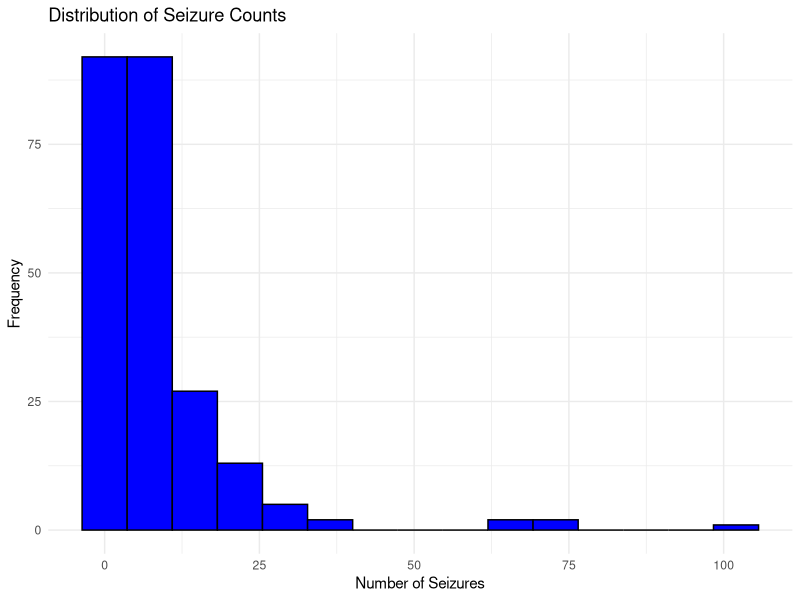
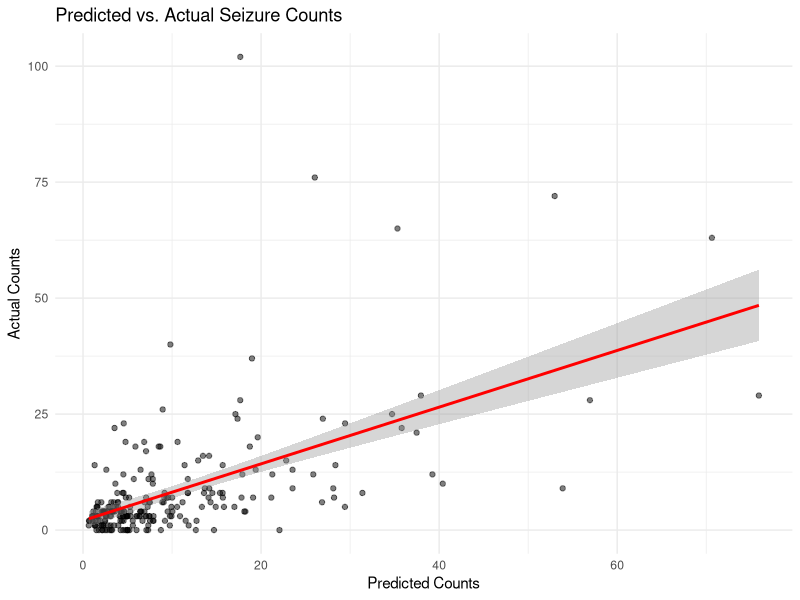
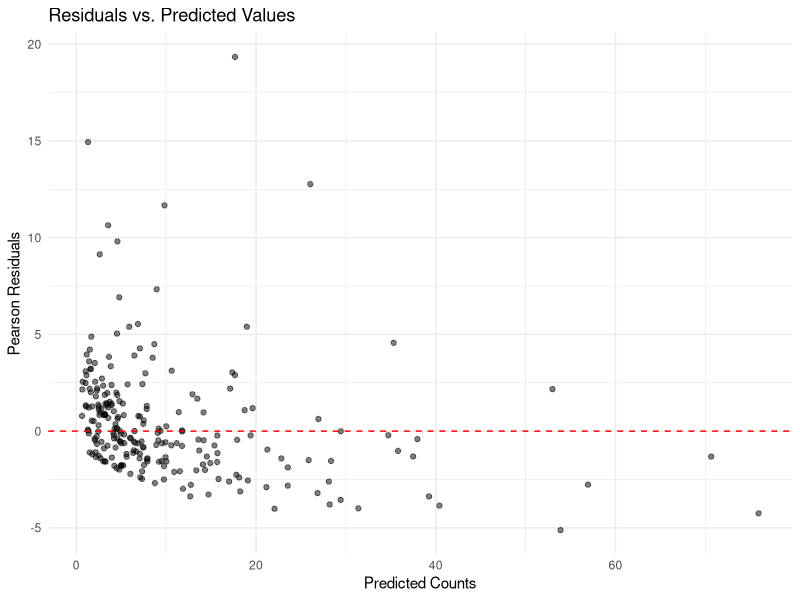

Here is the R script that generated these plots, in order:
## ---- chunk 1
knitr::opts_chunk$set(echo = TRUE)
## ---- chunk 2
library(tidyverse)
library(MASS)
## ---- chunk 3
data("epil")
glimpse(epil)
anyNA(epil)
## ---- chunk 4
summary(epil)
## ---- chunk 5
ggplot(epil, aes(x = y)) + 
  geom_histogram(bins = 15, fill = "blue", color = "black") +
  labs(title = "Distribution of Seizure Counts", x = "Number of Seizures", y = "Frequency") +
  theme_minimal()
## ---- chunk 6
poisson_model <- glm(y ~ trt + age + lbase + offset(log(period)), 
                     family = poisson, data = epil)
## ---- chunk 7
summary(poisson_model)
## ---- chunk 8
dispersion_ratio <- sum(residuals(poisson_model, type = "pearson")^2) / poisson_model$df.residual
dispersion_ratio
## ---- chunk 9
nb_model <- glm.nb(y ~ trt + age + lbase + offset(log(period)), data = epil)
## ---- chunk 10
summary(nb_model)
## ---- chunk 11
AIC(poisson_model, nb_model)
## ---- chunk 12
epil$predicted <- predict(nb_model, type = "response")

ggplot(epil, aes(x = predicted, y = y)) +
  geom_point(alpha = 0.5) +
  geom_smooth(method = "lm", color = "red") +
  labs(title = "Predicted vs. Actual Seizure Counts", x = "Predicted Counts", y = "Actual Counts") +
  theme_minimal()
## ---- chunk 13
new_data <- data.frame(trt = c(1, 0), age = c(30, 40), lbase = c(2, 3), period = c(10, 10))
new_data$trt <- factor(new_data$trt, levels = c(1, 0), labels = c("progabide", "placebo"))
## ---- chunk 14
new_data$predicted_seizures <- predict(nb_model, newdata = new_data, type = "response")
## ---- chunk 15
new_data
## ---- chunk 16
ggplot(epil, aes(x = predicted, y = residuals(poisson_model, type = "pearson"))) +
  geom_point(alpha = 0.5) +
  geom_hline(yintercept = 0, linetype = "dashed", color = "red") +
  labs(title = "Residuals vs. Predicted Values", x = "Predicted Counts", y = "Pearson Residuals") +
  theme_minimal()
